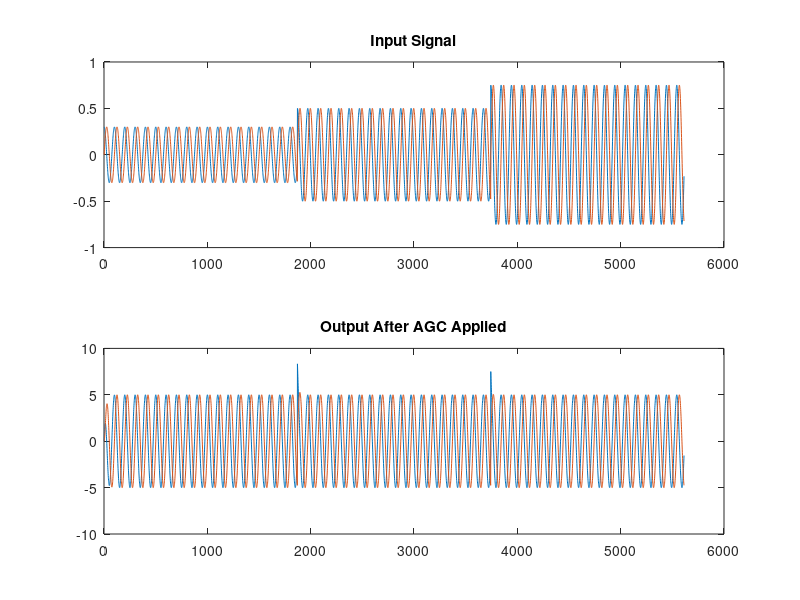

Here is the MATLAB script that generated this plot:
close all
clear all
sigTemp = exp(1j*2*pi*1920/192000*(0:1870));
x = [sigTemp.*.3 sigTemp*.5 sigTemp*.75];

%AGC Loop
%{
x(n)-->(x)----------------------------------o--> y(n)
        ^                                   |
        |                                abs(y(n))
        |                               -   |
AGCMult o--[Z^-1]--<--(+)--<--(x)--<--(+)-<--
        |              ^       ^      +^
        |              |       |       |
        ------>--------        |       |
                             mu     ref
%}
mu = .2;
AGCMult =0;
AGCMult_sv=[];
ref = 5;
num_iter = length(x);

for n = 1:num_iter
	y(n) = x(n) * AGCMult;
	y_mag = abs(y(n));
	err(n) = ref - y_mag;
	AGCMult_sv(n) = AGCMult ;
	AGCMult = AGCMult +mu*err(n);
end

figure
subplot(211)
plot(real(x))
hold on
plot(imag(x))
title('Input Signal')
subplot(212)
plot(real(y))
hold on
plot(imag(y))
title('Output After AGC Applied')